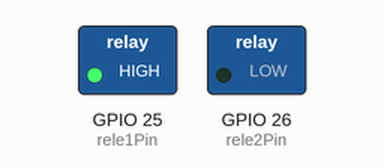
A sketch run on a simulated ESP32. Parts: switched loads named in the sketch (green lamp = pin HIGH).

Above: at 10.0 s.
At 30.0 s:
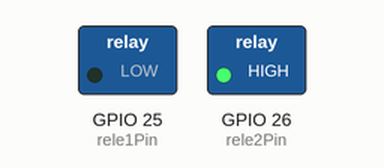
Timing chart, 0 to 52.0 s (numbered marks = the images above):
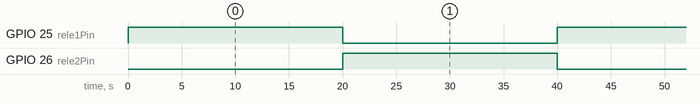

Measured:
- by itself, GPIO 25 (rele1Pin), GPIO 26 (rele2Pin): alternates HIGH for 20.0 s and LOW for 20.0 s

The sketch:

Relevador_doble_canal.ino
```cpp
// Pines de los relés
const int rele1Pin = 25;
const int rele2Pin = 26;

void setup() {
  // Configuramos los pines de los relés como salidas
  pinMode(rele1Pin, OUTPUT);
  pinMode(rele2Pin, OUTPUT);

  // Inicializamos los relés apagados
  digitalWrite(rele1Pin, LOW);
  digitalWrite(rele2Pin, LOW);
}

void loop() {
  // Encender el relé 1 y apagar el relé 2
  digitalWrite(rele1Pin, HIGH);
  digitalWrite(rele2Pin, LOW);
  delay(20000); // Mantener por 20 segundos

  // Apagar el relé 1 y encender el relé 2
  digitalWrite(rele1Pin, LOW);
  digitalWrite(rele2Pin, HIGH);
  delay(20000); // Mantener por 20 segundos
}
```
